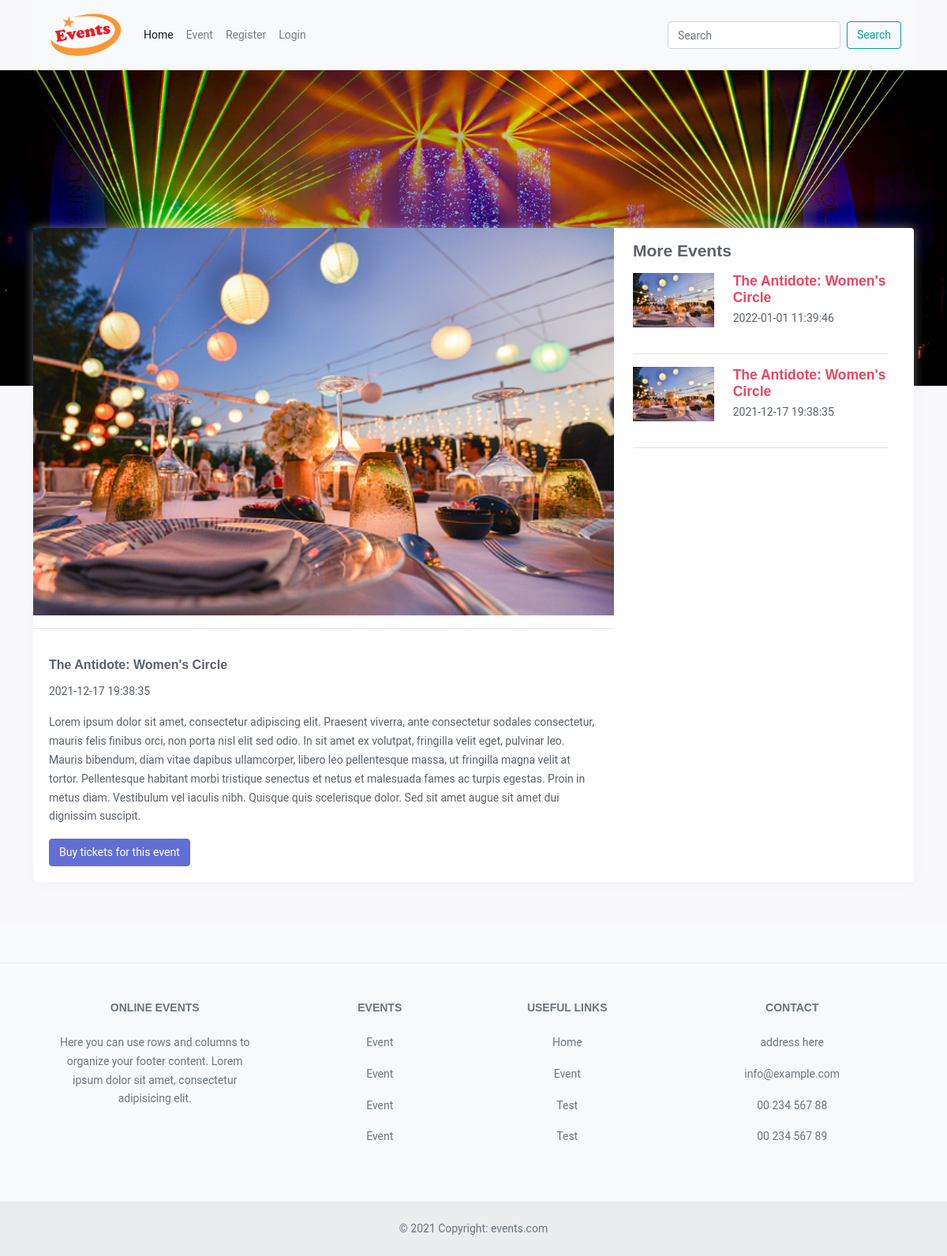
The app's page /event.php?show-event=1 with its own data.
### tables this page shows
CREATE TABLE IF NOT EXISTS `e_events` (
  `e_event_id` int(11) NOT NULL AUTO_INCREMENT,
  `e_event_title` varchar(256) NOT NULL,
  `e_event_date` date NOT NULL,
  `e_event_time` time NOT NULL,
  `e_event_details` varchar(1024) NOT NULL,
  PRIMARY KEY (`e_event_id`)
);

### includes/main.php (called while the page is built, shortened)
<?php
function getEventById($conn, $eventid){
	$result = mysqli_fetch_array(mysqli_query($conn, "SELECT * FROM e_events WHERE e_event_id='$eventid'"));
	return $result;
}
function getTenEvents($conn){
	$result = mysqli_query($conn, "SELECT * FROM e_events ORDER BY RAND() LIMIT 10");
	return $result;
}
?>

### event.php (the view, shortened to what this page needs)
<?php include('includes/header.php');
include('includes/fun-buy-tickets.php');  ?>
<?php
if(isset($_GET['show-event'])){ ?>
<section class="mtop">
	<div class="eventbgcontent">
		<div class="container">
			<div class="row">
				<div class="col-12">
						<div class="card carddetail">
							<div class="row">
								<div class="col-8">
									<?php
									$eventdetails = getEventById($conn, $_GET['show-event']); ?>
									<img class="card-img-top" src="img/event.jpg" alt="Card image cap">
									<hr>
									  <div class="card-body">
									  	<h5 class="card-title"><?php echo $eventdetails['e_event_title']; ?></h5>
									  	<p class="card-text"><?php echo $eventdetails['e_event_date']." ".$eventdetails['e_event_time']; ?></p>
									    <p class="card-text"><?php echo $eventdetails['e_event_details']; ?></p>
									    <?php if(isset($_SESSION['login_id'])) {  ?>
									     <a href="event.php?buy-tickets=<?php echo $eventdetails['e_event_id']; ?>" class="btn btn-primary">Buy tickets for this event</a>
										<?php }else{ ?>
												<a href="index.php?action=login&buy-tickets=<?php echo $_GET['show-event']; ?>" class="btn btn-primary">Buy tickets for this event</a>
										<?php } ?>
									  </div>
								</div>
								<div class="col-4">
									<h4 class="mt-3 mb-3">More Events</h4>
									<?php
									$randevents = getTenEvents($conn);
									 if ($randevents->num_rows > 0) {
											while($rw = $randevents->fetch_assoc()) { ?>
									<div class="row">
										<div class="col-4">
												<a class="text-danger" href="event.php?show-event=<?php echo $rw['e_event_id']; ?>"><img class="card-img-top" src="img/event.jpg" alt="Card image cap"></a>
										</div>
										<div class="col-7">
											<a class="text-danger" href="event.php?show-event=<?php echo $rw['e_event_id']; ?>"><h5 class="mb-1"><?php echo $rw['e_event_title']; ?></h5></a>
											<p><?php echo $rw['e_event_date']." ".$rw['e_event_time']; ?></p>
										</div>
										<div class="col-11">
											<hr>
										</div>
									</div>
								<?php }} ?>
								</div>
							 </div>
					  </div>
				</div>
			</div>
		</div>
	</div>
</section>
<?php
}else if(isset($_GET['buy-tickets']) && rowCounts(getEventByIdempty($conn, $_GET['buy-tickets']))==1){
	$userinfo = getUserinfo($conn, $_SESSION['login_id']);
	$eventinfo = getEventById($conn, $_GET['buy-tickets']); ?>
	<section class="profilemainimage eventpagebg">
	</section>
	<section class="mtop">
		<div class="eventbgcontent">
			<div class="container">
				<div class="row justify-content-center">
					<div class="col-10">
						<div class="card carddetail">
							<div class="card-body">
								<h3 class="">Buy Tickets</h3>
								<hr>
								<div class="row">
									<div class="col-6">
								<h5 class="card-title">Event Information</h5>
					  			<hr>
					  				<div class="form-group">
						    			<label for="etitle">Event Title *</label>
						    			<input type="text" name="etitle" value="<?php echo $eventinfo['e_event_title']; ?>" class="form-control" id="etitle" placeholder="Event Title" required readonly>
						  			</div>
						  			<div class="form-group">
						    			<label for="edate">Event Date *</label>
						    			<input type="text" name="edate" value="<?php echo $eventinfo['e_event_date']." ".$eventinfo['e_event_time']; ?>" class="form-control" id="edate" placeholder="Event Date" required readonly>
						  			</div>
						  		</div>
						  		<div class="col-6">
						  			<?php if(isset($_SESSION['login_id'])) { ?>
								<h5 class="card-title">User Information</h5>
								<hr>
									<div class="form-group">
						    			<label for="fname">First Name *</label>
						    			<input type="text" name="fname" value="<?php echo $userinfo['e_user_fname']; ?>" class="form-control" id="fname" placeholder="First Name" required readonly>
						  			</div>
						  			<div class="form-group">
								    	<label for="emailadd">Email Address *</label>
								    	<input type="email" name="email" value="<?php echo $userinfo['e_email']; ?>" class="form-control" id="emailadd" placeholder="Email Address" required readonly>
					  				</div>
					  			<?php } ?>
					  			</div>
					  			<div class="col-12">
					  			<h5 class="card-title">Payment Information</h5>
					  			<hr>
					  			<form method="post" action="">
					  			</div>
					  			<div class="col-6">
					  			<div class="form-group">
								    <label for="numberoftickets">Number of Tickets *</label>
								    <input type="number" name="numberoftickets" value="<?php echo $_POST['numberoftickets']; ?>" class="form-control" id="numberoftickets" placeholder="Number of Tickets" required>
					  			</div>
					  			<div class="form-group">
								    <label for="cardnumber">Card Number *</label>
								    <input type="number" name="cardnumber" value="<?php echo $_POST['cardnumber']; ?>" class="form-control" id="cardnumber" placeholder="XXXXXXXXXXXXXXXX" required>
					  			</div>
					  			</div>
					  			<div class="col-6">
					  			<div class="form-group">
								    <label for="cardexpirydate">Card Expiry Date *</label>
								    <input type="number" name="cardexpirydate" value="<?php echo $_POST['cardexpirydate']; ?>" class="form-control" id="cardexpirydate" placeholder="MMYY" required>
					  			</div>
					  			<div class="form-group">
								    <label for="cvv">CVV *</label>
								    <input type="number" name="cvv" value="<?php echo $_POST['cvv']; ?>" class="form-control" id="cvv" placeholder="XXX" required>
					  			</div>
					  			</div>
					  			<div class="col-12">
					  				<div class="form-group">
								    	<label for="message">Message</label>
								    	<textarea name="message" class="form-control" rows="4" cols="50" id="message"><?php echo $_POST['message']; ?></textarea>
					  				</div>
					  				<?php if(!empty($error)){ ?>
								  		<div class="form-group">
								  			<div class="message">
								  				<?php echo $error;
								  				?>
								  			</div>
								  		</div>
									<?php  } ?>
					  			</div>
					  			<div class="col-12">
					  			 <button type="submit" name="buy" class="btn btn-primary">Buy Now</button>
					  			 </form>
					  			</div>
					  			</div>
							</div>
						</div>
					</div>
				</div>
		</div>
	</section>
<?php }else{ ?>
	<section class="profilemainimage eventpagebg">
	</section>
<?php }
?>
<?php include('includes/footer.php') ?>

### css/main.css (style rules this page uses)
body { margin: 0; padding: 0; }
section { margin: 30px 0px; }
.carddetail { margin-top: 100px; }
.mtop { margin-top: -300px; }

### records on screen
e_events: e_event_title "The Antidote: Women's Circle", e_event_date "2021-12-17", e_event_time "19:38:35", e_event_details "Lorem ipsum dolor sit amet, consectetur adipiscing elit. Praesent viverra, ante consectetur sodales consectetur, mauris felis finibus orci, non porta nisl elit sed odio. In sit amet ex volutpat, fringilla velit eget, pulvinar leo. Mauris bibendum, diam vitae dapibus ullamcorper, libero leo pellentesque massa, ut fringilla magna velit at tortor. Pellentesque habitant morbi tristique senectus et netus et malesuada fames ac turpis egestas. Proin in metus diam. Vestibulum vel iaculis nibh. Quisque quis scelerisque dolor. Sed sit amet augue sit amet dui dignissim suscipit."
e_events: e_event_title "The Antidote: Women's Circle", e_event_date "2022-01-01", e_event_time "11:39:46"
